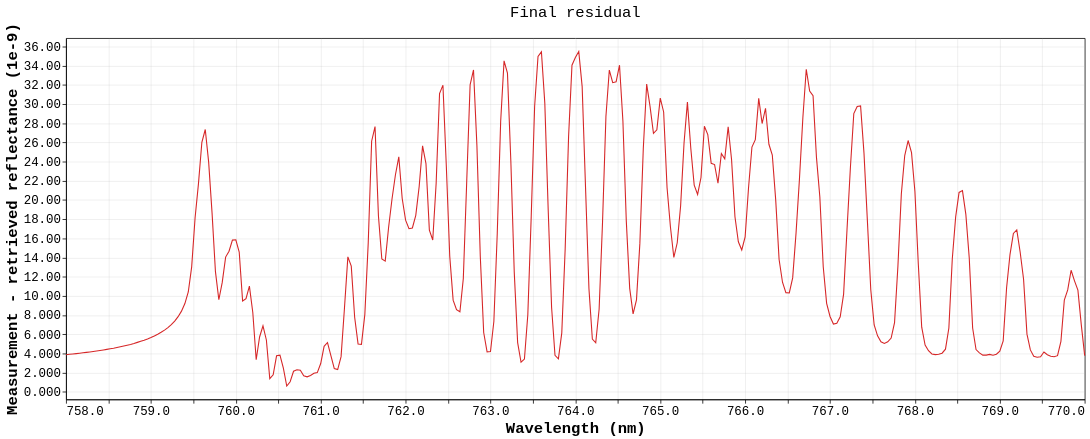

The code cell stored with this chart in its notebook:
### Markdown cell above
## Final Residual

### Code cell
result.plot.residual()

### Figure 1 — Vega-Lite specification as saved in the notebook (floating-point values rounded to 4 significant figures; data arrays with more than 128 entries replaced by an {"elided": "..."} marker saying what was removed)
{"config": {"background": "white", "view": {"stroke": "black", "continuousWidth": 1311, "continuousHeight": 465}, "axis": {"domain": true, "domainColor": "black", "grid": true, "gridColor": "#b0b0b0", "gridOpacity": 0.25, "labelColor": "black", "labelFont": "Menlo, Monaco, Consolas, Liberation Mono, DejaVu Sans Mono, monospace", "labelFontSize": 16, "tickColor": "black", "titleColor": "black", "titleFont": "Menlo, Monaco, Consolas, Liberation Mono, DejaVu Sans Mono, monospace", "titleFontSize": 20}, "legend": {"labelColor": "black", "labelFont": "Menlo, Monaco, Consolas, Liberation Mono, DejaVu Sans Mono, monospace", "labelFontSize": 16, "labelLimit": 320, "orient": "bottom-left", "fillColor": "white", "strokeColor": "#cccccc", "padding": 8, "titleColor": "black", "titleFont": "Menlo, Monaco, Consolas, Liberation Mono, DejaVu Sans Mono, monospace", "titleFontSize": 16}, "line": {"strokeWidth": 1.4}, "point": {"size": 28}, "range": {"category": ["#1f77b4", "#ff7f0e", "#d62728"]}, "title": {"color": "black", "font": "Menlo, Monaco, Consolas, Liberation Mono, DejaVu Sans Mono, monospace", "fontSize": 20, "fontWeight": "normal", "anchor": "middle"}}, "data": {"name": "data-0e88e53d62cde89e772cb7ed1b98ca9f"}, "mark": {"type": "line", "color": "#d62728"}, "encoding": {"tooltip": [{"field": "wavelength_nm", "format": ".4f", "title": "Wavelength (nm)", "type": "quantitative"}, {"field": "residual", "format": ".8g", "title": "Residual", "type": "quantitative"}], "x": {"field": "wavelength_nm", "scale": {"zero": false}, "title": "Wavelength (nm)", "type": "quantitative"}, "y": {"axis": {"format": ".4g"}, "field": "residual_scaled", "scale": {"domain": [-0.78, 36.88], "zero": false}, "title": "Measurement - retrieved reflectance (1e-9)", "type": "quantitative"}}, "height": 465, "title": "Final residual", "width": 1311, "$schema": "https://vega.github.io/schema/vega-lite/v6.4.1.json", "datasets": {"data-0e88e53d62cde89e772cb7ed1b98ca9f": {"elided": "301 records"}}}
